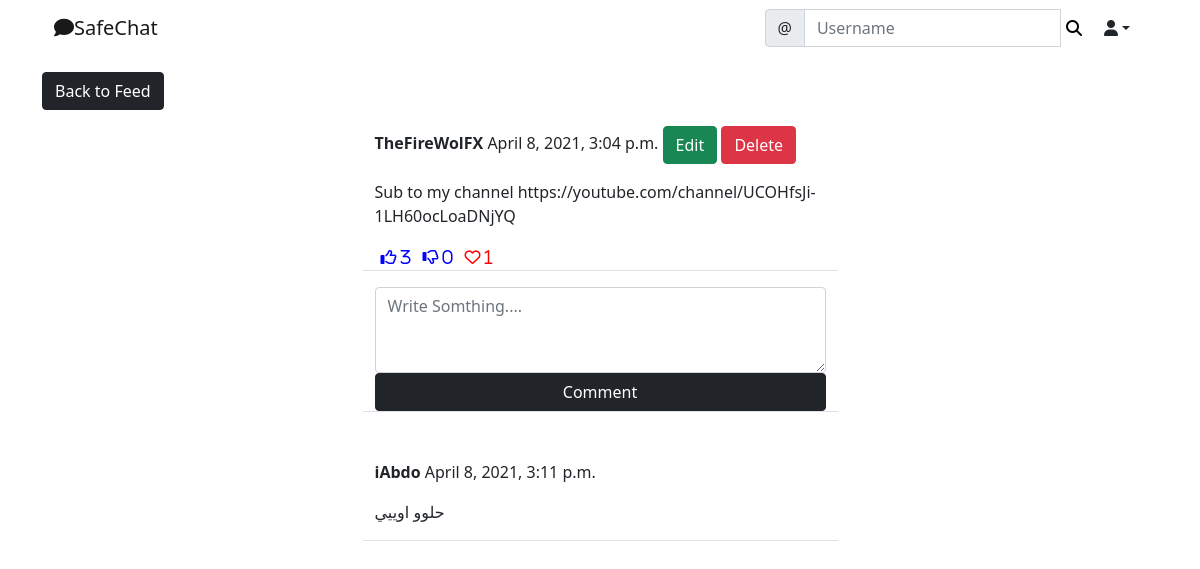
Screenshot of /social/post/39 (signed in) with the database file from the repository.
### social/models.py (models this page shows)
class Post(models.Model):
	body = models.TextField()
	created_on = models.DateTimeField(default=timezone.now)
	author = models.ForeignKey(User, on_delete=models.CASCADE)
	likes = models.ManyToManyField(User, blank=True, related_name='likes')
	dislikes = models.ManyToManyField(User, blank=True, related_name='dislikes')
	loves = models.ManyToManyField(User, blank=True, related_name='loves')

class Comment(models.Model):
	comment = models.TextField()
	created_on = models.DateTimeField(default=timezone.now)
	author = author = models.ForeignKey(User, on_delete=models.CASCADE)
	post = models.ForeignKey('Post', on_delete=models.CASCADE)

### social/views.py (the view, shortened to what this page needs)
# urls.py: path('post/<int:pk>', PostDetailView.as_view(), name='post-detail'),
class PostDetailView(LoginRequiredMixin, View):
	def get(self, request, pk, *args, **kwargs):
		post = Post.objects.get(pk=pk)
		form  = CommentForm()
		comments =  Comment.objects.filter(post=post).order_by('-created_on')
		context = {
			'post':  post,
			'form':form,
			'comments': comments,
		}
		return render(request, 'Social/post_detail.html', context)

### social/forms.py
class CommentForm(forms.ModelForm):
	comment = forms.CharField(
		label='',
		widget=forms.Textarea(attrs={
			'rows': '3',
			'placeholder': 'Write Somthing....'
			}))
	class Meta:
		model = Comment
		fields = ['comment']

### social/templates/Social/post_detail.html (shortened to what this page needs)
{% extends 'Landing/base.html' %}
{% load crispy_forms_tags %}
{% block content %}
<div class="container">
	<div class="row justify-content-center mt-3">
		<div class="col-md-12 col-sm-6">
			<a  href="{% url 'post-list' %}" class="btn  btn-dark mr-2">Back to Feed</a>
		</div>
	</div>
	<div class="row justify-content-center mt-3">
		<div class="col-md-5 col-sm-12 border-bottom">
			<p>
				<strong>{{ post.author }}</strong> {{ post.created_on }}
				{% if request.user == post.author %}
					<a href="{% url 'post-edit'  post.pk %}"  style="color:  #333;"><button class="btn btn-success mr-2">Edit</button></i></a>
					<a href="{% url 'post-delete'  post.pk %}"  style="color:  #333;"><button class="btn btn-danger mr-2">Delete</button></a>
				{% endif %}
		    </p>
			<p>{{ post.body }}</p>
			<div class="d-flex flex-row">
				<form method="POST" action="{% url 'like' post.pk %}">
					<button style="background-color: transparent; border: none; box-shadow: none;" type="sumbit">
						<i class="far fa-thumbs-up blue-color"> <span>{{ post.likes.all.count }}</span></i>
					</button>
				</form>
							<div class="d-flex flex-row">
				<form method="POST" action="{% url 'dislike' post.pk %}">
					<button style="background-color: transparent; border: none; box-shadow: none;" type="sumbit">
						<i class="far fa-thumbs-down blue-color"> <span>{{  post.dislikes.all.count }}</span></i>
					</button>
				</form>
							<div class="d-flex flex-row">
				<form method="POST" action="{% url 'loves' post.pk %}">
					<button style="background-color: transparent; border: none; box-shadow: none;" type="sumbit">
						<i class="far fa-heart red-color"> <span>{{  post.loves.all.count }}</span></i>
					</button>
				</form>
			</div>
		</div>
	</div>
		</div>
	</div>
	<div class="row justify-content-center mt-3 mb-5">
		<div class="col-md-5 col-sm-12 border-bottom">
			<form method="POST" enctype="multipart/form-data">
				{{ form | crispy}}
				<div class="d-grid gap-2">
					<button class="btn  btn-dark mr-2">Comment</button>
				</div>
			</form>
		</div>
	</div>
	{% for comment in comments %}
	<div class="row justify-content-center mt-3 mb-5">
		<div class="col-md-5 col-sm-12 border-bottom">
			<p>
				<strong>{{ comment.author }}</strong> {{ comment.created_on }}
			</p>
		    <p>{{ comment.comment }}</p>
		</div>
	</div>
	{% endfor %}
</div>
{% endblock content %}

### social/templates/Social/post_detail.html (style rules this page uses)
.blue-color { color:blue; }
.red-color { color:red; }

### rows the page displays
Post: author "TheFireWolFX", created_on "April 8, 2021, 3:04 p.m.", body "Sub to my channel https://youtube.com/channel/UCOHfsJi-1LH60ocLoaDNjYQ", likes.all.count "3", dislikes.all.count "0", loves.all.count "1"
Comment: author "iAbdo", created_on "April 8, 2021, 3:11 p.m.", comment "حلوو اوييي"
